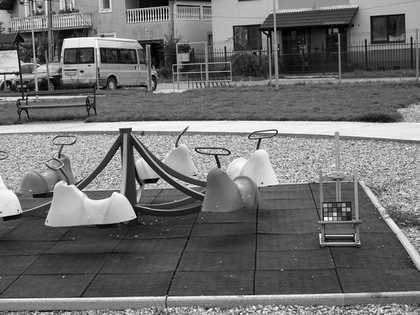
%> input picture Data/06_GT.png, 420 x 315 px, shrunk from 800 x 600 before the run
$ octave main_denoising_notch.m   (GNU Octave 9; MATLAB toolbox functions it lacks are replaced by stand-ins)
%> lines starting %> are read from the running program, lines starting %| are printed output that depends on the picture
### Utilities/notch_filter.m
function [H_NF] = notch_filter(I,v_k,u_k)
[P, Q] = size(I);
for u = 1:P
     for v = 1:Q
        % D的取值影响陷波的范围
        D = 10;

        D_k1 = ((u-P/2-u_k)^2 + (v-Q/2-v_k)^2)^(0.5);
        D_k2 = ((u-P/2+u_k)^2 + (v-Q/2+v_k)^2)^(0.5);
        H_NF(u,v) = 1/(1+(D/D_k1)^4) * 1/(1+(D/D_k2)^4);
     end
end

### Utilities/rmse.m
function output = rmse( X, Y )
%计算量图像的均方差MSE（Mean Squared Error）
%   X - 原图X
%   Y - 噪声近似图像Y
%   output - 输出MSE
[M, N, C] = size(X);
if C == 3
    X = rgb2hsi(X);
    Y = rgb2hsi(Y);
%     X_HS = X(:,:,1:2);
%     Y_HS = Y(:,:,1:2);
    X = X(:,:,3);
    Y = Y(:,:,3);
end
output = 0;
X = double(X);
Y = double(Y);
for i = 1 : M
    for j = 1 : N
         output = output + (X(i, j) - Y(i, j))^2;
    end
end
output = sqrt(output / (M * N));

end

### Utilities/mouse_track.m
function mouse_track()
% figure; axis([-10,10,0,5]);
set(gcf,'WindowButtonDownFcn',@ButttonDownFcn);

% [10 lines left out: function ButttonDownFcn, not called in this run]

### main_denoising_notch.m
% 任务（二）：基于陷波滤波器傅里叶变换的灰度图像去噪任务
clc;clear;close all
addpath Data
addpath Utilities
%% 傅里叶变换
% 读取无噪原图像及其居中对数傅里叶谱
I = imread('06_GT.png');
%> I is the input picture: size 315x420 uint8; min 0, max 255, mean 111.4
frequency_I = fft2(I);
frequency_I = fftshift(frequency_I);
amplitude_I = abs(frequency_I);
logAmplitude_I = log(amplitude_I+1);

% 读取噪声图像及频率矩阵并使坐标系原点中心化
I_noisy = imread('06_noisy.png');
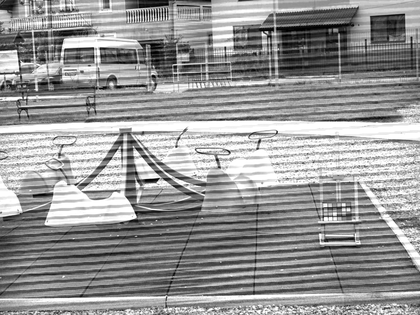
%> input picture Data/06_noisy.png, 420 x 315 px, shrunk from 800 x 600 before the run
%> I_noisy is the input picture: size 315x420 uint8; min 0, max 255, mean 150.5
frequency_I_noisy = fft2(I_noisy);
frequency_I_noisy = fftshift(frequency_I_noisy);

% 噪声图像的居中对数傅里叶谱（仅用于显示）
amplitude_I_noisy = abs(frequency_I_noisy);
logAmplitude_I_noisy = log(amplitude_I_noisy+1);

%% 仅用于选取傅里叶谱的亮点坐标
figure;imshow(logAmplitude_I_noisy,[]);title('点击左键读取坐标（坐标系原点位于图像中心）')

% 交互式函数，点击鼠标左键获取图像点位坐标
mouse_track()

%% 构造滤波函数(用于NH47)
% [10 lines of commented-out code are left out]

%% 构造滤波函数(用于NH06)
% ****************************** 请同学们在此补全函数 *************************************
% ********找到9个最佳滤波点位坐标，并把下列陷波滤波器函数参数中的“#”换成对应点位坐标********
% ************例如，找到的点位坐标为x=1,y=2，则Hk = notch_filter(I_noisy,1,2);*************
H1 = notch_filter(I_noisy,-2,-40);
H2 = notch_filter(I_noisy,19,-64);
H3 = notch_filter(I_noisy,-8,-82);
H4 = notch_filter(I_noisy,17,-103);
H5 = notch_filter(I_noisy,-11,-112);
H6 = notch_filter(I_noisy,12,-144);
%> call 6 of notch_filter, with v_k = 12, u_k = -144
%> after the loop in notch_filter (call 6), `for u = 1:P`:
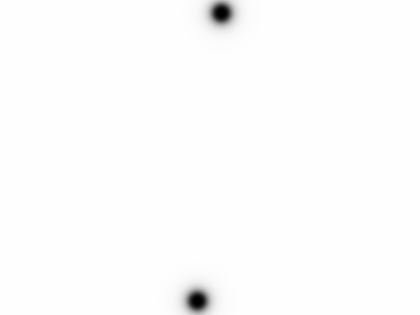
%> H_NF: size 315x420 double; min 6.25e-06, max 1, mean 0.993; mean of the top-left, top-right, bottom-left and bottom-right quarters 0.999, 0.988, 0.987, 0.999
H7 = notch_filter(I_noisy,-26,-162);
H8 = notch_filter(I_noisy,16,-185);
H9 = notch_filter(I_noisy,8,-220);
H = H1.*H2.*H3.*H4.*H5.*H6.*H7.*H8.*H9;

%% 傅里叶逆变换
frequency_I_denoised = frequency_I_noisy .* H;
frequency_I_denoised = ifftshift(frequency_I_denoised);
I_denoised = real(ifft2(frequency_I_denoised));

% 去噪图像的居中对数傅里叶谱（仅用于显示）
amplitude_I_denoised = abs(frequency_I_denoised);
logAmplitude_I_denoised = log(amplitude_I_denoised+1);
logAmplitude_I_denoised = fftshift(logAmplitude_I_denoised);
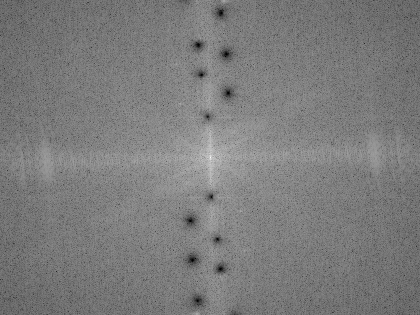
%> logAmplitude_I_denoised: size 315x420 double; min 0.0305, max 16.8, mean 8.2; mean of the top-left, top-right, bottom-left and bottom-right quarters 8.19, 8.2, 8.2, 8.22; drawn with min black and max white

% 将所有图像转换为[0,255],uint8型
I_denoised = uint8(I_denoised);
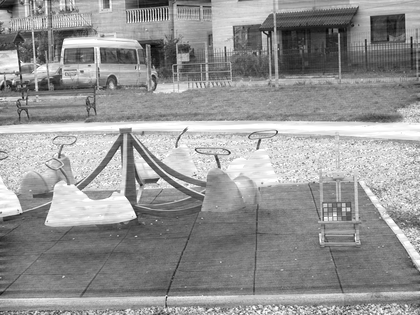
%> I_denoised: size 315x420 uint8; min 0, max 255, mean 149

%% 显示图像及幅度谱
% 图像
subplot(2,3,1);imshow(I_noisy);title('噪声图像');
subplot(2,3,2);imshow(I);title('原图像');
subplot(2,3,3);imshow(I_denoised,[]);title('去噪图像');
%
% % 居中对数傅里叶谱
subplot(2,3,4);imshow(logAmplitude_I_noisy,[]);title('噪声图像居中对数傅里叶谱')
subplot(2,3,5);imshow(logAmplitude_I,[]);title('原图像居中对数傅里叶谱')
subplot(2,3,6);imshow(logAmplitude_I_denoised,[]);title('去噪图像居中对数傅里叶谱')

%% 蒙太奇方式显示图像及其对数幅度谱
row1 = [I_noisy,I,I_denoised];
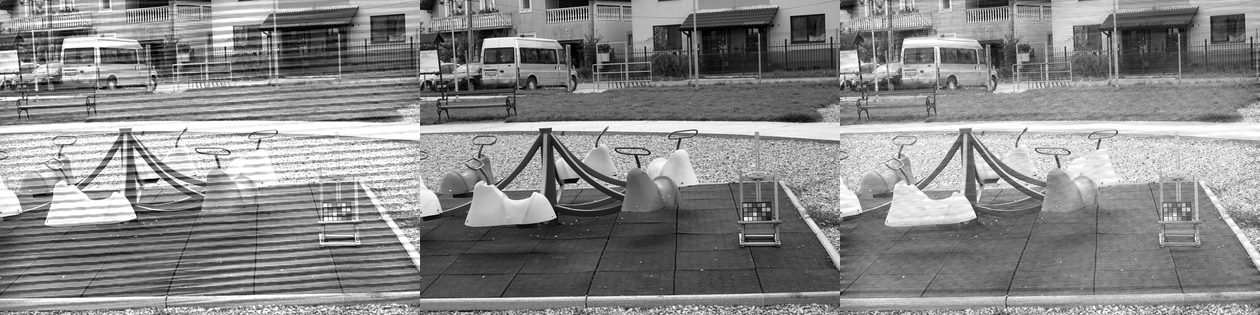
%> row1: size 315x1260 uint8; min 0, max 255, mean 137
row2 = [rescale(logAmplitude_I_noisy,0,255),rescale(logAmplitude_I,0,255),rescale(logAmplitude_I_denoised,0,255)];
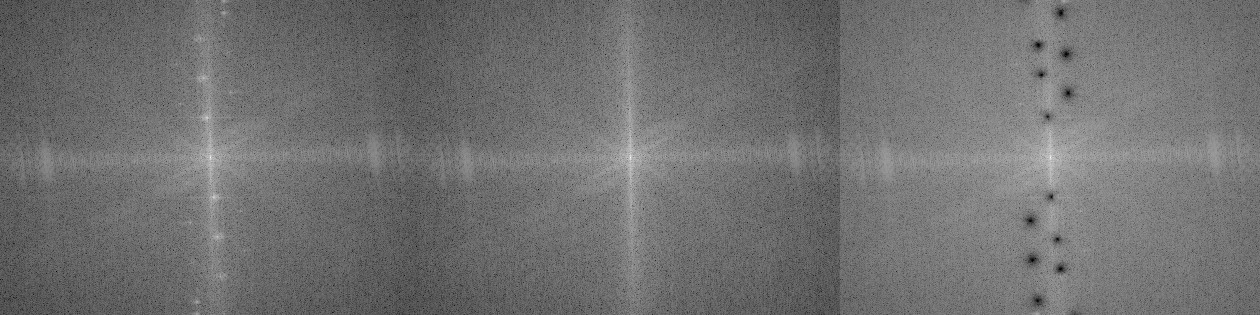
%> row2: size 315x1260 double; min 0, max 255, mean 113
total = cat(1,row1,row2);
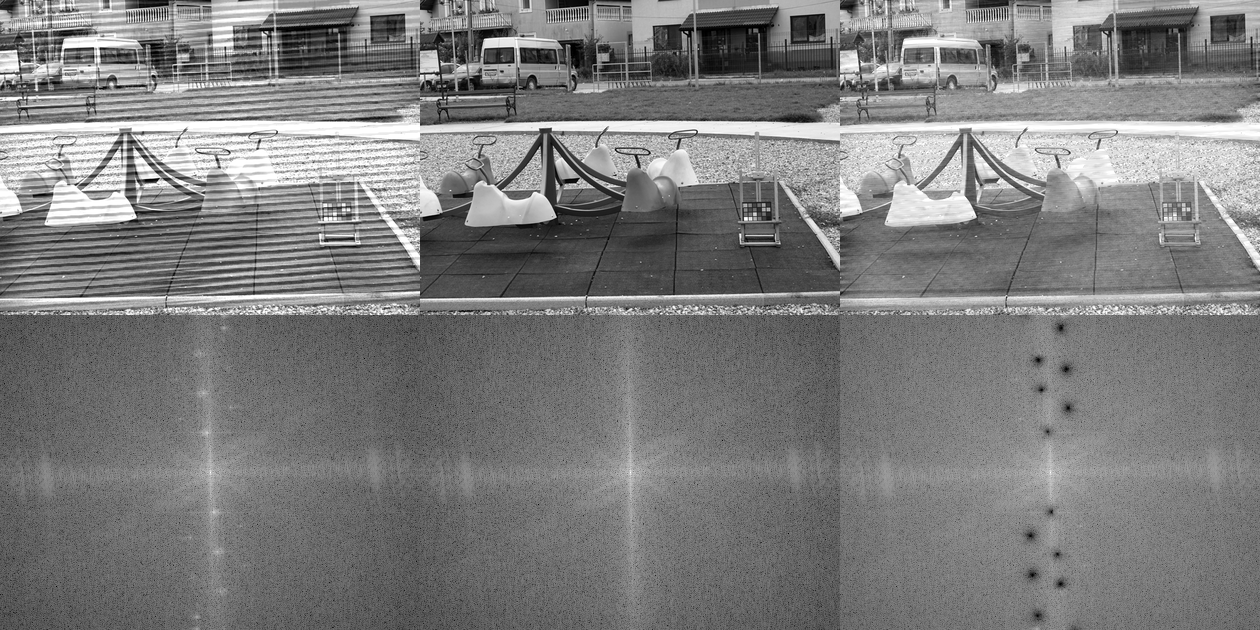
%> total: size 630x1260 uint8; min 0, max 255, mean 125
figure;imshow(total,[]);

%% 计算PSNR和SSIM
% 原图像
rmse_I_noisy = rmse(I_noisy,I);
%> after the loop in rmse, `for i = 1 : M`: output = 343487489
%> in rmse, `output = sqrt(output / (M * N));`: output = 50.95
%> rmse_I_noisy = 50.95
psnr_I_noisy = psnr(I_noisy,I);
%> psnr_I_noisy = 13.99
ssim_I_noisy = ssim(I_noisy,I);
%> ssim_I_noisy = 0.447
fprintf('去噪前：RMSE = %.2f, PSNR = %.2f, SSIM = %.3f\n',rmse_I_noisy,psnr_I_noisy,ssim_I_noisy);
%| 去噪前：RMSE = 50.95, PSNR = 13.99, SSIM = 0.447

% 去噪图像
rmse_I_denoised = rmse(I_denoised,I);
%> rmse_I_denoised = 41.75
psnr_I_denoised = psnr(I_denoised,I);
%> psnr_I_denoised = 15.72
ssim_I_denoised = ssim(I_denoised,I);
%> ssim_I_denoised = 0.761
fprintf('去噪后：RMSE = %.2f, PSNR = %.2f, SSIM = %.3f\n',rmse_I_denoised,psnr_I_denoised,ssim_I_denoised);
%| 去噪后：RMSE = 41.75, PSNR = 15.72, SSIM = 0.761
